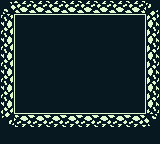

A level layout from a 2D game, rendered from its tile map. Below: a short description, then the map file with its tile-grid data intact:
An orthogonal 20x18 tile map with 8x8 px tiles, 2 tile layers (Tile Layer 1, walls), 3 tilesets.

<map version="1.0" tiledversion="1.1.4" orientation="orthogonal" renderorder="right-down" width="20" height="18" tilewidth="8" tileheight="8" infinite="0" nextobjectid="1">
 <tileset firstgid="1" name="backgroundTiles" tilewidth="16" tileheight="16" tilecount="40" columns="10">
  <image source="../backgroundTiles.png" width="160" height="64" />
 </tileset>
 <tileset firstgid="41" name="backgroundTiles" tilewidth="16" tileheight="16" tilecount="40" columns="10">
  <image source="../backgroundTiles.png" width="160" height="64" />
 </tileset>
 <tileset firstgid="81" name="actorTiles" tilewidth="16" tileheight="16" tilecount="20" columns="5">
  <image source="../actorTiles.png" width="80" height="64" />
 </tileset>
 <layer name="Tile Layer 1" width="20" height="18">
  <data encoding="csv">
22,22,22,22,22,22,22,22,22,22,22,22,22,22,22,22,22,22,22,22,
22,22,22,22,22,22,22,22,22,22,22,22,22,22,22,22,22,22,22,22,
22,22,22,22,22,22,22,22,22,22,22,22,22,22,22,22,22,22,22,22,
22,22,22,22,22,22,22,22,22,22,22,22,22,22,22,22,22,22,22,22,
22,22,22,22,22,22,22,22,22,22,22,22,22,22,22,22,22,22,22,22,
22,22,22,22,22,22,22,22,22,22,22,22,22,22,22,22,22,22,22,22,
22,22,22,22,22,22,22,22,22,22,22,22,22,22,22,22,22,22,22,22,
22,22,22,22,22,22,22,22,22,22,22,22,22,22,22,22,22,22,22,22,
22,22,22,22,22,22,22,22,22,22,22,22,22,22,22,22,22,22,22,22,
22,22,22,22,22,22,22,22,22,22,22,22,22,22,22,22,22,22,22,22,
22,22,22,22,22,22,22,22,22,22,22,22,22,22,22,22,22,22,22,22,
22,22,22,22,22,22,22,22,22,22,22,22,22,22,22,22,22,22,22,22,
22,22,22,22,22,22,22,22,22,22,22,22,22,22,22,22,22,22,22,22,
22,22,22,22,22,22,22,22,22,22,22,22,22,22,22,22,22,22,22,22,
22,22,22,22,22,22,22,22,22,22,22,22,22,22,22,22,22,22,22,22,
22,22,22,22,22,22,22,22,22,22,22,22,22,22,22,22,22,22,22,22,
22,22,22,22,22,22,22,22,22,22,22,22,22,22,22,22,22,22,22,22,
22,22,22,22,22,22,22,22,22,22,22,22,22,22,22,22,22,22,22,22
</data>
 </layer>
 <layer name="walls" width="20" height="18">
  <data encoding="csv">
0,0,0,0,0,0,0,0,0,0,0,0,0,0,0,0,0,0,0,0,
1,0,2,0,2,0,2,0,2,0,2,0,2,0,2,0,2,0,4,0,
0,0,0,0,0,0,0,0,0,0,0,0,0,0,0,0,0,0,0,0,
21,0,0,0,0,0,0,0,0,0,0,0,0,0,0,0,0,0,14,0,
0,0,0,0,0,0,0,0,0,0,0,0,0,0,0,0,0,0,0,0,
21,0,0,0,0,0,0,0,0,0,0,0,0,0,0,0,0,0,14,0,
0,0,0,0,0,0,0,0,0,0,0,0,0,0,0,0,0,0,0,0,
21,0,0,0,0,0,0,0,0,0,0,0,0,0,0,0,0,0,14,0,
0,0,0,0,0,0,0,0,0,0,0,0,0,0,0,0,0,0,0,0,
21,0,0,0,0,0,0,0,0,0,0,0,0,0,0,0,0,0,14,0,
0,0,0,0,0,0,0,0,0,0,0,0,0,0,0,0,0,0,0,0,
21,0,0,0,0,0,0,0,0,0,0,0,0,0,0,0,0,0,14,0,
0,0,0,0,0,0,0,0,0,0,0,0,0,0,0,0,0,0,0,0,
21,0,0,0,0,0,0,0,0,0,0,0,0,0,0,0,0,0,14,0,
0,0,0,0,0,0,0,0,0,0,0,0,0,0,0,0,0,0,0,0,
31,0,32,0,32,0,32,0,32,0,32,0,32,0,32,0,32,0,34,0,
0,0,0,0,0,0,0,0,0,0,0,0,0,0,0,0,0,0,0,0,
0,0,0,0,0,0,0,0,0,0,0,0,0,0,0,0,0,0,0,0
</data>
 </layer>
</map>
